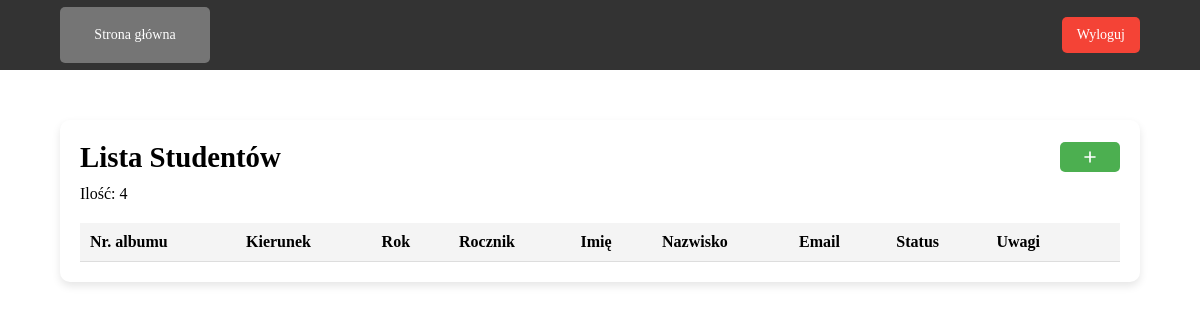
Before: /admin/students.php with the older database file.
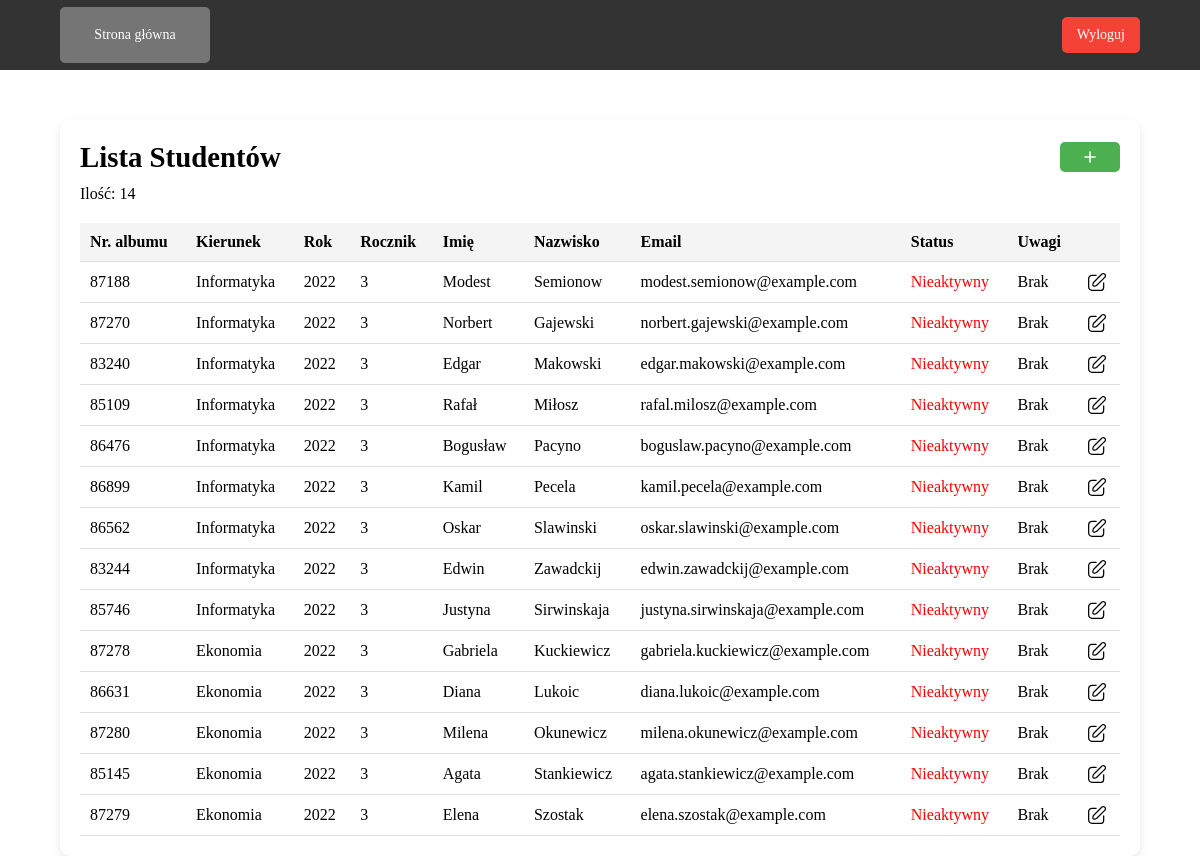
After: the same page with the newer database file.
### tables this page shows
CREATE TABLE `tStudenci` (
  `ID` int NOT NULL,
  `nr_albumu` int NOT NULL,
  `imie` varchar(100) NOT NULL,
  `nazwisko` varchar(100) NOT NULL,
  `email` varchar(255) NOT NULL,
  `haslo` varchar(255) NOT NULL,
  `aktywny` enum('T','N') NOT NULL DEFAULT 'T',
  `uwagi` text,
  `id_kierunku` int DEFAULT NULL,
  `rok` int DEFAULT NULL,
  `rocznik` int NOT NULL
);

CREATE TABLE `tKierunki` (
  `ID` int NOT NULL,
  `nazwa` varchar(255) NOT NULL,
  `uwagi` text
);

### config/functions.php (called while the page is built, shortened)
<?php
    function getTableCount($conn, $table) {
        $query = "SELECT COUNT(*) AS tableCount FROM $table";
        $result = mysqli_query($conn, $query);
        return mysqli_fetch_assoc($result)['tableCount'];
    }
    function getStudentsWithCourses($conn) {
        $query = "
                SELECT
                    s.ID, s.nr_albumu, s.id_kierunku, s.rok, s.rocznik, s.imie, s.nazwisko, s.email, s.aktywny, s.uwagi, k.nazwa
                AS
                    kierunek_nazwa
                FROM
                    tStudenci s
                JOIN
                    tKierunki k ON s.id_kierunku = k.ID
        ";
        $studentInfo = mysqli_query($conn, $query);
        return $studentInfo;
    }
?>

### public/admin/students.php (the view, shortened to what this page needs)
<?php
    require_once('../../config/connect.php');
    require_once('../../config/functions.php');
    $studentCount = getTableCount($conn, 'tStudenci');
    $studentInfo = getStudentsWithCourses($conn);
?>
<!DOCTYPE html>
<html lang="en">
<head>
    <link rel="stylesheet" href="../../assets/css/main.css">
</head>
<body>
    <header>
        <div class="header-content">
            <div class="left-header">
                <a class="nav-btn" href="admin_dashboard.php">Strona główna</a>
            </div>
            <div class="right-header">
                 <?php
                    include('../../includes/logout_modal.php');
                ?>
            </div>
        </div>
    </header>
    <main class="main">
        <div class="container">
            <div class="title">
                <h1>Lista Studentów</h1>
                <button class="add-btn" onclick="addEntity()">
                    <img src="../../assets/images/icons/plus.svg" class="add-icon">
                </button>
            </div>
            <p>Ilość: <?php echo $studentCount; ?></p>
            <table>
                <thead>
                    <tr>
                        <th>Nr. albumu</th>
                        <th>Kierunek</th>
                        <th>Rok</th>
                        <th>Rocznik</th>
                        <th>Imię</th>
                        <th>Nazwisko</th>
                        <th>Email</th>
                        <th>Status</th>
                        <th>Uwagi</th>
                        <th></th>
                    </tr>
                </thead>
                <tbody>
                    <?php while ($studentData = mysqli_fetch_assoc($studentInfo)): ?>
                        <tr>
                            <td><?php echo $studentData['nr_albumu']; ?></td>
                            <td><?php echo $studentData['kierunek_nazwa']; ?></td>
                            <td><?php echo $studentData['rok']; ?></td>
                            <td><?php echo $studentData['rocznik']; ?></td>
                            <td><?php echo $studentData['imie']; ?></td>
                            <td><?php echo $studentData['nazwisko']; ?></td>
                            <td><?php echo $studentData['email']; ?></td>
                            <td class="<?php echo $studentData['aktywny'] == 'T' ? 'active' : 'inactive'; ?>">
                                <?php echo $studentData['aktywny'] == 'T' ? 'Aktywny' : 'Nieaktywny'; ?>
                            </td>
                            <td><?php echo $studentData['uwagi']; ?></td>
                            <td>
                                <a href="edit_student.php?student_id=<?php echo $studentData['ID']; ?>" class="btn-edit">
                                    <img src="../../assets/images/icons/edit.svg" class="edit-icon">
                                </a>
                            </td>
                        </tr>
                    <?php endwhile; ?>
                </tbody>
            </table>
        </div>
    </main>
</body>
</html>

Changed rows visible on the page:
added tstudenci: nr_albumu "87188", id_kierunku.nazwa "Informatyka", rok "2022", rocznik "3", imie "Modest", nazwisko "Semionow", email "modest.semionow@example.com", aktywny "Nieaktywny", uwagi "Brak"
added tstudenci: nr_albumu "87270", id_kierunku.nazwa "Informatyka", rok "2022", rocznik "3", imie "Norbert", nazwisko "Gajewski", email "norbert.gajewski@example.com", aktywny "Nieaktywny", uwagi "Brak"
added tstudenci: nr_albumu "83240", id_kierunku.nazwa "Informatyka", rok "2022", rocznik "3", imie "Edgar", nazwisko "Makowski", email "edgar.makowski@example.com", aktywny "Nieaktywny", uwagi "Brak"
added tstudenci: nr_albumu "85109", id_kierunku.nazwa "Informatyka", rok "2022", rocznik "3", imie "Rafał", nazwisko "Miłosz", email "rafal.milosz@example.com", aktywny "Nieaktywny", uwagi "Brak"
added tstudenci: nr_albumu "86476", id_kierunku.nazwa "Informatyka", rok "2022", rocznik "3", imie "Bogusław", nazwisko "Pacyno", email "boguslaw.pacyno@example.com", aktywny "Nieaktywny", uwagi "Brak"
added tstudenci: nr_albumu "86899", id_kierunku.nazwa "Informatyka", rok "2022", rocznik "3", imie "Kamil", nazwisko "Pecela", email "kamil.pecela@example.com", aktywny "Nieaktywny", uwagi "Brak"
added tstudenci: nr_albumu "86562", id_kierunku.nazwa "Informatyka", rok "2022", rocznik "3", imie "Oskar", nazwisko "Slawinski", email "oskar.slawinski@example.com", aktywny "Nieaktywny", uwagi "Brak"
added tstudenci: nr_albumu "83244", id_kierunku.nazwa "Informatyka", rok "2022", rocznik "3", imie "Edwin", nazwisko "Zawadckij", email "edwin.zawadckij@example.com", aktywny "Nieaktywny", uwagi "Brak"
added tstudenci: nr_albumu "85746", id_kierunku.nazwa "Informatyka", rok "2022", rocznik "3", imie "Justyna", nazwisko "Sirwinskaja", email "justyna.sirwinskaja@example.com", aktywny "Nieaktywny", uwagi "Brak"
added tstudenci: nr_albumu "87278", id_kierunku.nazwa "Ekonomia", rok "2022", rocznik "3", imie "Gabriela", nazwisko "Kuckiewicz", email "gabriela.kuckiewicz@example.com", aktywny "Nieaktywny", uwagi "Brak"
added tstudenci: nr_albumu "86631", id_kierunku.nazwa "Ekonomia", rok "2022", rocznik "3", imie "Diana", nazwisko "Lukoic", email "diana.lukoic@example.com", aktywny "Nieaktywny", uwagi "Brak"
added tstudenci: nr_albumu "87280", id_kierunku.nazwa "Ekonomia", rok "2022", rocznik "3", imie "Milena", nazwisko "Okunewicz", email "milena.okunewicz@example.com", aktywny "Nieaktywny", uwagi "Brak"
added tstudenci: nr_albumu "85145", id_kierunku.nazwa "Ekonomia", rok "2022", rocznik "3", imie "Agata", nazwisko "Stankiewicz", email "agata.stankiewicz@example.com", aktywny "Nieaktywny", uwagi "Brak"
added tstudenci: nr_albumu "87279", id_kierunku.nazwa "Ekonomia", rok "2022", rocznik "3", imie "Elena", nazwisko "Szostak", email "elena.szostak@example.com", aktywny "Nieaktywny", uwagi "Brak"
Other visible differences:
$studentCount: "4" → "14"
